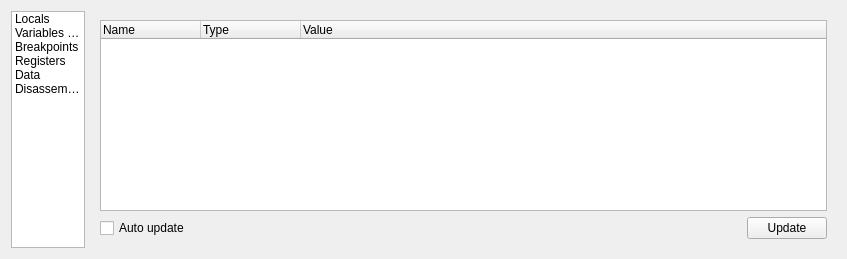
<ui version="4.0" >
 <class>GDB</class>
 <widget class="QWidget" name="GDB" >
  <property name="geometry" >
   <rect>
    <x>0</x>
    <y>0</y>
    <width>847</width>
    <height>259</height>
   </rect>
  </property>
  <property name="windowTitle" >
   <string>GDB debuger</string>
  </property>
  <layout class="QHBoxLayout" >
   <item>
    <widget class="QListWidget" name="lwPages" >
     <property name="sizePolicy" >
      <sizepolicy vsizetype="Minimum" hsizetype="Maximum" >
       <horstretch>0</horstretch>
       <verstretch>0</verstretch>
      </sizepolicy>
     </property>
     <property name="maximumSize" >
      <size>
       <width>160</width>
       <height>16777215</height>
      </size>
     </property>
     <property name="verticalScrollBarPolicy" >
      <enum>Qt::ScrollBarAlwaysOff</enum>
     </property>
     <property name="horizontalScrollBarPolicy" >
      <enum>Qt::ScrollBarAlwaysOff</enum>
     </property>
     <property name="resizeMode" >
      <enum>QListView::Adjust</enum>
     </property>
     <property name="currentRow" >
      <number>-1</number>
     </property>
     <item>
      <property name="text" >
       <string>Locals</string>
      </property>
     </item>
     <item>
      <property name="text" >
       <string>Variables watch</string>
      </property>
     </item>
     <item>
      <property name="text" >
       <string>Breakpoints</string>
      </property>
     </item>
     <item>
      <property name="text" >
       <string>Registers</string>
      </property>
     </item>
     <item>
      <property name="text" >
       <string>Data</string>
      </property>
     </item>
     <item>
      <property name="text" >
       <string>Disassemble</string>
      </property>
     </item>
    </widget>
   </item>
   <item>
    <widget class="QStackedWidget" name="swPages" >
     <property name="sizePolicy" >
      <sizepolicy vsizetype="Preferred" hsizetype="MinimumExpanding" >
       <horstretch>0</horstretch>
       <verstretch>0</verstretch>
      </sizepolicy>
     </property>
     <property name="currentIndex" >
      <number>0</number>
     </property>
     <widget class="QWidget" name="page_6" >
      <layout class="QGridLayout" name="gridLayout" >
       <item row="0" column="0" colspan="3" >
        <widget class="QTreeWidget" name="twLocals" >
         <property name="editTriggers" >
          <set>QAbstractItemView::NoEditTriggers</set>
         </property>
         <property name="selectionBehavior" >
          <enum>QAbstractItemView::SelectItems</enum>
         </property>
         <column>
          <property name="text" >
           <string>Name</string>
          </property>
         </column>
         <column>
          <property name="text" >
           <string>Type</string>
          </property>
         </column>
         <column>
          <property name="text" >
           <string>Value</string>
          </property>
         </column>
        </widget>
       </item>
       <item row="1" column="0" >
        <widget class="QCheckBox" name="chkAutoUpdateLocals" >
         <property name="text" >
          <string>Auto update</string>
         </property>
        </widget>
       </item>
       <item row="1" column="1" >
        <spacer name="horizontalSpacer" >
         <property name="orientation" >
          <enum>Qt::Horizontal</enum>
         </property>
         <property name="sizeHint" stdset="0" >
          <size>
           <width>545</width>
           <height>20</height>
          </size>
         </property>
        </spacer>
       </item>
       <item row="1" column="2" >
        <widget class="QPushButton" name="pbUpdateLocals" >
         <property name="text" >
          <string>Update</string>
         </property>
        </widget>
       </item>
      </layout>
     </widget>
     <widget class="QWidget" name="page" >
      <layout class="QGridLayout" >
       <property name="margin" >
        <number>2</number>
       </property>
       <property name="spacing" >
        <number>4</number>
       </property>
       <item row="0" column="0" colspan="5" >
        <widget class="QTreeWidget" name="twVariableWatch" >
         <property name="selectionBehavior" >
          <enum>QAbstractItemView::SelectItems</enum>
         </property>
         <property name="verticalScrollMode" >
          <enum>QAbstractItemView::ScrollPerPixel</enum>
         </property>
         <property name="uniformRowHeights" >
          <bool>true</bool>
         </property>
         <column>
          <property name="text" >
           <string>Variable name</string>
          </property>
         </column>
         <column>
          <property name="text" >
           <string>Type</string>
          </property>
         </column>
         <column>
          <property name="text" >
           <string>Value</string>
          </property>
         </column>
         <column>
          <property name="text" >
           <string>Watchpoint</string>
          </property>
         </column>
        </widget>
       </item>
       <item row="1" column="0" >
        <widget class="QPushButton" name="bAddWatch" >
         <property name="text" >
          <string>Add watch</string>
         </property>
        </widget>
       </item>
       <item row="1" column="1" >
        <widget class="QPushButton" name="bRemoveWatch" >
         <property name="text" >
          <string>Remove watch</string>
         </property>
        </widget>
       </item>
       <item row="1" column="2" >
        <widget class="QPushButton" name="bClearWatch" >
         <property name="text" >
          <string>Clear</string>
         </property>
        </widget>
       </item>
       <item row="1" column="3" >
        <spacer>
         <property name="orientation" >
          <enum>Qt::Horizontal</enum>
         </property>
         <property name="sizeHint" stdset="0" >
          <size>
           <width>40</width>
           <height>20</height>
          </size>
         </property>
        </spacer>
       </item>
       <item row="1" column="4" >
        <widget class="QPushButton" name="bRefreshWatch" >
         <property name="text" >
          <string>Refresh values</string>
         </property>
        </widget>
       </item>
      </layout>
     </widget>
     <widget class="QWidget" name="page_4" >
      <layout class="QGridLayout" >
       <property name="margin" >
        <number>2</number>
       </property>
       <property name="spacing" >
        <number>4</number>
       </property>
       <item row="0" column="0" colspan="3" >
        <widget class="QTableView" name="tvBreak" >
         <property name="editTriggers" >
          <set>QAbstractItemView::AnyKeyPressed|QAbstractItemView::DoubleClicked|QAbstractItemView::EditKeyPressed</set>
         </property>
        </widget>
       </item>
       <item row="1" column="0" >
        <widget class="QPushButton" name="bRemoveBreak" >
         <property name="text" >
          <string>Remove break</string>
         </property>
        </widget>
       </item>
       <item row="1" column="1" >
        <widget class="QPushButton" name="bClearBreak" >
         <property name="text" >
          <string>Clear</string>
         </property>
        </widget>
       </item>
       <item row="1" column="2" >
        <spacer>
         <property name="orientation" >
          <enum>Qt::Horizontal</enum>
         </property>
         <property name="sizeHint" stdset="0" >
          <size>
           <width>113</width>
           <height>20</height>
          </size>
         </property>
        </spacer>
       </item>
      </layout>
     </widget>
     <widget class="QWidget" name="page_2" >
      <layout class="QVBoxLayout" >
       <property name="spacing" >
        <number>4</number>
       </property>
       <property name="margin" >
        <number>2</number>
       </property>
       <item>
        <widget class="QTableWidget" name="twRegisters" >
         <property name="sizePolicy" >
          <sizepolicy vsizetype="Preferred" hsizetype="Expanding" >
           <horstretch>0</horstretch>
           <verstretch>0</verstretch>
          </sizepolicy>
         </property>
         <property name="maximumSize" >
          <size>
           <width>16777215</width>
           <height>16777215</height>
          </size>
         </property>
         <property name="editTriggers" >
          <set>QAbstractItemView::NoEditTriggers</set>
         </property>
         <property name="verticalScrollMode" >
          <enum>QAbstractItemView::ScrollPerItem</enum>
         </property>
         <property name="horizontalScrollMode" >
          <enum>QAbstractItemView::ScrollPerPixel</enum>
         </property>
         <row>
          <property name="text" >
           <string>Name</string>
          </property>
         </row>
         <row>
          <property name="text" >
           <string>Hex</string>
          </property>
         </row>
         <row>
          <property name="text" >
           <string>Value</string>
          </property>
         </row>
         <row>
          <property name="text" >
           <string>Watch</string>
          </property>
         </row>
        </widget>
       </item>
       <item>
        <spacer>
         <property name="orientation" >
          <enum>Qt::Vertical</enum>
         </property>
         <property name="sizeHint" stdset="0" >
          <size>
           <width>602</width>
           <height>102</height>
          </size>
         </property>
        </spacer>
       </item>
      </layout>
     </widget>
     <widget class="QWidget" name="page_5" >
      <layout class="QGridLayout" >
       <property name="margin" >
        <number>2</number>
       </property>
       <property name="spacing" >
        <number>4</number>
       </property>
       <item row="0" column="0" colspan="2" >
        <widget class="QLabel" name="label" >
         <property name="sizePolicy" >
          <sizepolicy vsizetype="Preferred" hsizetype="Maximum" >
           <horstretch>0</horstretch>
           <verstretch>0</verstretch>
          </sizepolicy>
         </property>
         <property name="text" >
          <string>Expression</string>
         </property>
        </widget>
       </item>
       <item row="0" column="2" colspan="7" >
        <widget class="QLineEdit" name="leExpression" />
       </item>
       <item row="0" column="9" >
        <widget class="QPushButton" name="bEvaluate" >
         <property name="text" >
          <string>Evaluate</string>
         </property>
        </widget>
       </item>
       <item row="1" column="0" colspan="10" >
        <widget class="Line" name="line" >
         <property name="orientation" >
          <enum>Qt::Horizontal</enum>
         </property>
        </widget>
       </item>
       <item row="2" column="0" >
        <widget class="QToolButton" name="bGoMem" >
         <property name="maximumSize" >
          <size>
           <width>30</width>
           <height>30</height>
          </size>
         </property>
         <property name="text" >
          <string>Go</string>
         </property>
        </widget>
       </item>
       <item row="2" column="1" colspan="2" >
        <widget class="QLabel" name="label_3" >
         <property name="text" >
          <string>Address :</string>
         </property>
        </widget>
       </item>
       <item row="2" column="3" >
        <widget class="QLineEdit" name="leMemAddress" />
       </item>
       <item row="2" column="4" >
        <widget class="QLabel" name="label_4" >
         <property name="text" >
          <string>Size :</string>
         </property>
        </widget>
       </item>
       <item row="2" column="5" >
        <widget class="QSpinBox" name="sbMemRows" >
         <property name="suffix" >
          <string> rows</string>
         </property>
         <property name="minimum" >
          <number>1</number>
         </property>
         <property name="maximum" >
          <number>1000</number>
         </property>
        </widget>
       </item>
       <item row="2" column="6" >
        <widget class="QLabel" name="label_5" >
         <property name="sizePolicy" >
          <sizepolicy vsizetype="Preferred" hsizetype="Maximum" >
           <horstretch>0</horstretch>
           <verstretch>0</verstretch>
          </sizepolicy>
         </property>
         <property name="text" >
          <string>x</string>
         </property>
        </widget>
       </item>
       <item row="2" column="7" >
        <widget class="QSpinBox" name="sbMemColumns" >
         <property name="suffix" >
          <string> columns</string>
         </property>
         <property name="minimum" >
          <number>1</number>
         </property>
         <property name="maximum" >
          <number>1000</number>
         </property>
        </widget>
       </item>
       <item row="2" column="8" colspan="2" >
        <widget class="QComboBox" name="cbMemSize" >
         <item>
          <property name="text" >
           <string>byte (8 bits)</string>
          </property>
         </item>
         <item>
          <property name="text" >
           <string>word (16 bits)</string>
          </property>
         </item>
         <item>
          <property name="text" >
           <string>dword (32 bits)</string>
          </property>
         </item>
         <item>
          <property name="text" >
           <string>qword (64 bits)</string>
          </property>
         </item>
        </widget>
       </item>
       <item row="3" column="0" colspan="10" >
        <widget class="QTableWidget" name="twMemory" >
         <property name="editTriggers" >
          <set>QAbstractItemView::NoEditTriggers</set>
         </property>
        </widget>
       </item>
      </layout>
     </widget>
     <widget class="QWidget" name="page_3" >
      <layout class="QGridLayout" >
       <property name="margin" >
        <number>2</number>
       </property>
       <property name="spacing" >
        <number>4</number>
       </property>
       <item row="0" column="0" >
        <widget class="QLabel" name="label_2" >
         <property name="text" >
          <string>File :</string>
         </property>
        </widget>
       </item>
       <item row="0" column="1" >
        <widget class="QLineEdit" name="leFileDisasm" />
       </item>
       <item row="0" column="2" >
        <widget class="QSpinBox" name="sbLineDisasm" >
         <property name="sizePolicy" >
          <sizepolicy vsizetype="Fixed" hsizetype="Expanding" >
           <horstretch>0</horstretch>
           <verstretch>0</verstretch>
          </sizepolicy>
         </property>
         <property name="prefix" >
          <string>starting at line </string>
         </property>
         <property name="maximum" >
          <number>10000000</number>
         </property>
        </widget>
       </item>
       <item row="0" column="3" >
        <widget class="QSpinBox" name="sbLengthDisasm" >
         <property name="suffix" >
          <string> lines</string>
         </property>
         <property name="prefix" >
          <string>for </string>
         </property>
         <property name="minimum" >
          <number>-1</number>
         </property>
         <property name="maximum" >
          <number>10000000</number>
         </property>
         <property name="value" >
          <number>-1</number>
         </property>
        </widget>
       </item>
       <item row="0" column="4" >
        <widget class="QPushButton" name="bGoDisasm" >
         <property name="maximumSize" >
          <size>
           <width>50</width>
           <height>16777215</height>
          </size>
         </property>
         <property name="text" >
          <string>Go</string>
         </property>
        </widget>
       </item>
       <item row="1" column="0" colspan="5" >
        <widget class="QTableWidget" name="twAssembly" >
         <property name="editTriggers" >
          <set>QAbstractItemView::NoEditTriggers</set>
         </property>
         <property name="verticalScrollMode" >
          <enum>QAbstractItemView::ScrollPerPixel</enum>
         </property>
         <property name="horizontalScrollMode" >
          <enum>QAbstractItemView::ScrollPerPixel</enum>
         </property>
         <column>
          <property name="text" >
           <string>Address</string>
          </property>
         </column>
         <column>
          <property name="text" >
           <string>Instruction</string>
          </property>
         </column>
        </widget>
       </item>
      </layout>
     </widget>
    </widget>
   </item>
  </layout>
 </widget>
 <resources/>
 <connections>
  <connection>
   <sender>lwPages</sender>
   <signal>currentRowChanged(int)</signal>
   <receiver>swPages</receiver>
   <slot>setCurrentIndex(int)</slot>
   <hints>
    <hint type="sourcelabel" >
     <x>63</x>
     <y>133</y>
    </hint>
    <hint type="destinationlabel" >
     <x>460</x>
     <y>129</y>
    </hint>
   </hints>
  </connection>
  <connection>
   <sender>leExpression</sender>
   <signal>returnPressed()</signal>
   <receiver>bEvaluate</receiver>
   <slot>click()</slot>
   <hints>
    <hint type="sourcelabel" >
     <x>267</x>
     <y>28</y>
    </hint>
    <hint type="destinationlabel" >
     <x>714</x>
     <y>33</y>
    </hint>
   </hints>
  </connection>
  <connection>
   <sender>chkAutoUpdateLocals</sender>
   <signal>toggled(bool)</signal>
   <receiver>pbUpdateLocals</receiver>
   <slot>setDisabled(bool)</slot>
   <hints>
    <hint type="sourcelabel" >
     <x>180</x>
     <y>232</y>
    </hint>
    <hint type="destinationlabel" >
     <x>759</x>
     <y>235</y>
    </hint>
   </hints>
  </connection>
 </connections>
</ui>
